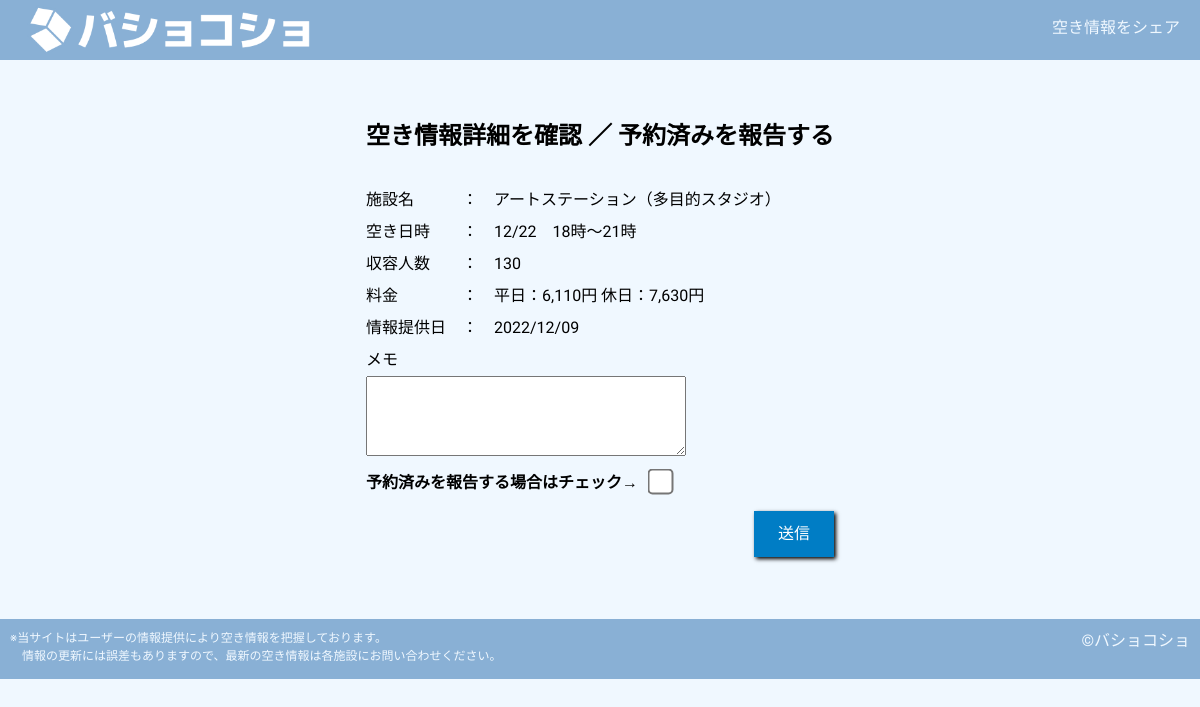
The app's page /detail/2, older data.
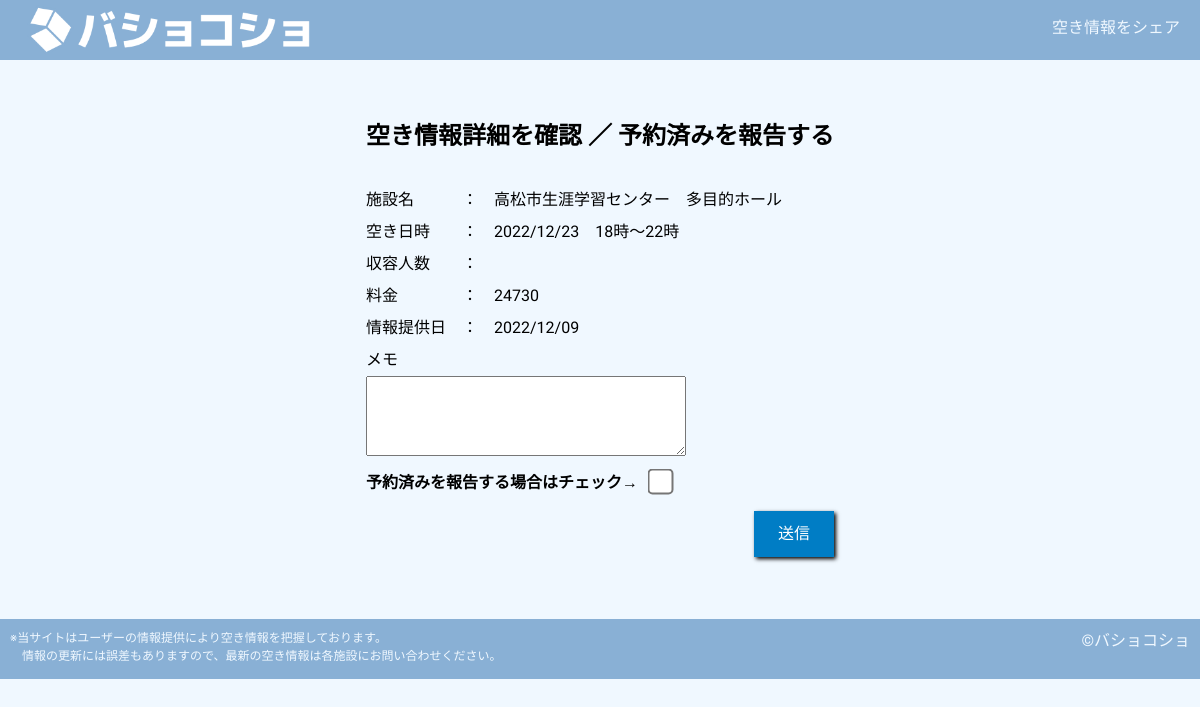
The same page, newer data.
### tables this page shows
CREATE TABLE "space_list" (
	"ID"	INTEGER NOT NULL,
	"name"	TEXT NOT NULL,
	"space_date"	TEXT NOT NULL,
	"start_time"	INTEGER NOT NULL,
	"end_time"	INTEGER NOT NULL,
	"capacity"	TEXT,
	"price"	TEXT,
	"memo"	TEXT,
	"reserved"	INTEGER NOT NULL DEFAULT 0,
	"createAt"	TEXT,
	PRIMARY KEY("ID" AUTOINCREMENT)
);

### app.py (the view)
@app.route('/detail/<id>')
def detail_get(id):
    conn = sqlite3.connect('bk.db')
    cur = conn.cursor()
    cur.execute("SELECT * FROM space_list WHERE ID = ?;", (id,))
    space = cur.fetchone()
    conn.close()
    return render_template('detail.html', space=space)

### templates/detail.html
{% extends 'base.html' %}
{% block content %}
    <div class="detail-container">
        <h2>空き情報詳細を確認 ／ 予約済みを報告する</h2>
        <br>
        <p>施設名　　　：　{{ space[1] }}</p>
        <p>空き日時　　：　{{ space[2] }}　{{ space[3] }}時～{{ space[4] }}時</p>
        <p>収容人数　　：　{% if space[5] %}{{ space[5] }}{% endif %}</p>
        <p>料金　　　　：　{% if space[6] %}{{ space[6] }}{% endif %}</p>
        <p>情報提供日　：　{{ space[9] }}</p>
        <form action="/detail/{{ space[0] }}" method="post">
            <p>メモ</p>
            <textarea name="memo" id="edit-memo">{% if space[7] %}{{ space[7] }}{% endif %}</textarea>
            <br>
            <strong>予約済みを報告する場合はチェック→</strong><input type="checkbox" name="done" id="edit-done" value="done" {% if space[8] == 1 %} checked {% endif %}>
            <input type="submit" value="送信" class="add-btn">
        </form>
    </div>
{% endblock %}

Row changes from the older to the newer data that the page shows:
changed space_list: name "アートステーション（多目的スタジオ）" → "高松市生涯学習センター 多目的ホール"; space_date "12/22" → "2022/12/23"; end_time "21" → "22"; price "平日：6,110円 休日：7,630円" → "24730"; capacity "130" → (not shown)
